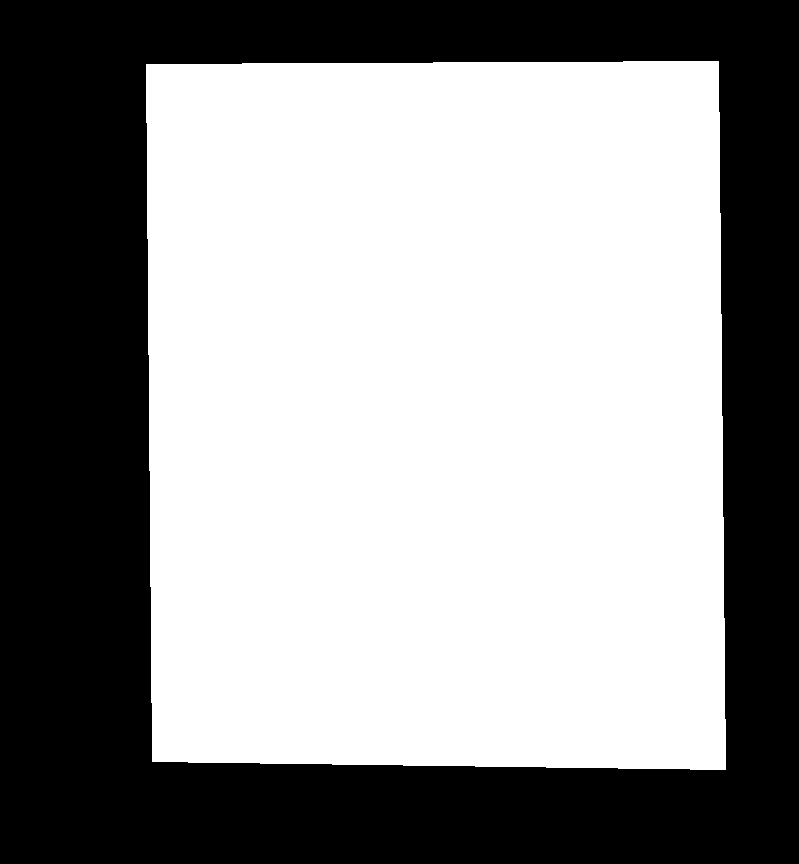
#> input picture results/background_masks/masks/00020.png, 799 x 864 px
$ python plot_wall_model.py
#> lines starting #> are read from the running program, lines starting #| are printed output that depends on the picture; after the words box and inside, x2 and y2 are one past the last pixel; in counts of white or black regions, pixels touching at a corner belong together
### src/evaluate_background.py
import argparse
import csv
import inspect
import json
import pickle
import re
from pathlib import Path

import cv2
import numpy as np
from tqdm import tqdm

from remove_background import foreground_mask
from painting_detection import Painting, detect_paintings, resolve_detection_config


# [25 lines left out: function evaluate_mask, not called in this run]


def load_image(path):
    # Supports paths containing non-ASCII characters.
    image = cv2.imdecode(
        np.fromfile(str(path), dtype=np.uint8),
        cv2.IMREAD_COLOR,
    )
#> image is the input picture: shape (864, 799, 3); 58.4% white; 1 black region, box (x1, y1, x2, y2) and area: (0, 0, 799, 864) 286896
    if image is None:
        raise ValueError(f"Could not read image: {path}")
    return image


# [322 lines left out: functions resolve_evaluation_config, load_instance_annotations, polygon_masks, instance_diagnostics, _legacy_instances, _write_png and 3 more, not called in this run]


# [2 lines that do not run on import are left out]

### src/visualizations/plot_wall_model.py
"""Wall colour model of the background removal on one QSD2 query: the sampled border pixels'
a and b against lightness L, with the robust quadratic fit used by
remove_background._distribution_model (method="color_distribution").

Run: python src/visualizations/plot_wall_model.py
"""
import argparse
import sys
from pathlib import Path

import cv2
import matplotlib.pyplot as plt
import numpy as np

SRC = Path(__file__).resolve().parent.parent
sys.path.insert(0, str(SRC))  # project modules (descriptors, retrieval, ...) live in src/

from evaluate_background import load_image
from retrieval import DATA_DIR

ROOT = SRC.parent
BLUE, ORANGE, MUTED, GRID = "#2a78d6", "#eb6834", "#6b6a66", "#e5e4e0"
# Defaults of foreground_mask(method="color_distribution").
BORDER_RATIO, SAMPLE_STEP = 0.04, 4


def fit_wall(image):
    """Sampled border Lab pixels and the robust fit of (a, b) as a quadratic in L."""
    lab = cv2.cvtColor(image, cv2.COLOR_BGR2LAB).astype(np.float32)
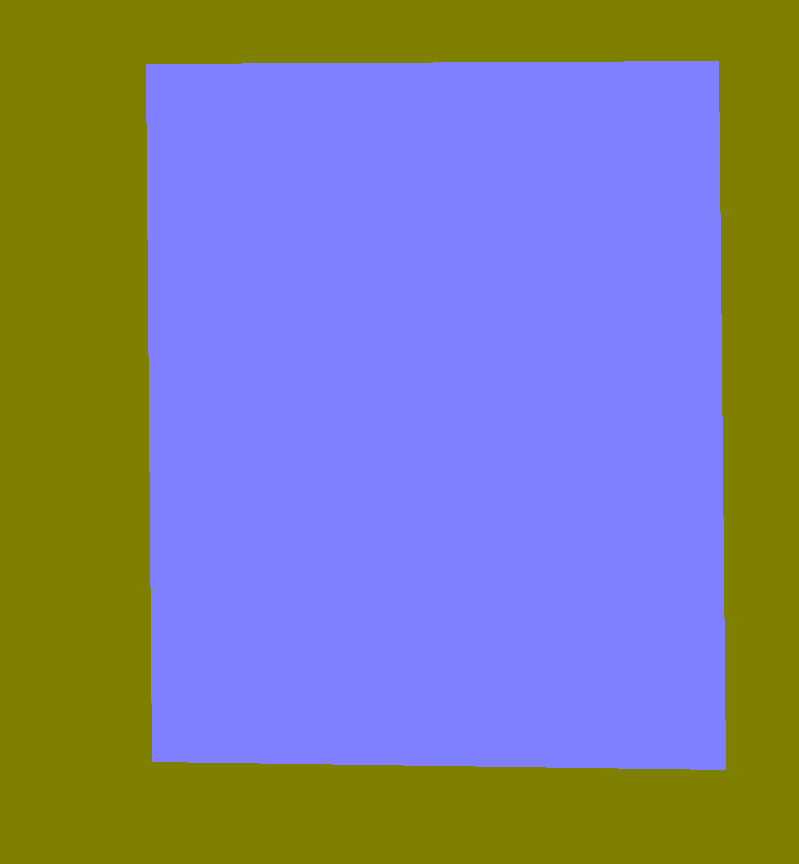
#> lab: shape (864, 799, 3) float32; mean B, G, R 149.5, 128, 128
    h, w = lab.shape[:2]
#> h = 864; w = 799
    bh, bw = max(2, int(h * BORDER_RATIO)), max(2, int(w * BORDER_RATIO))
#> bh = 34; bw = 31
    border = np.zeros((h, w), bool)
    border[:bh], border[-bh:], border[:, :bw], border[:, -bw:] = True, True, True, True
    sampled = np.zeros((h, w), bool)
    sampled[::SAMPLE_STEP, ::SAMPLE_STEP] = True
    colors = lab.reshape(-1, 3)[np.flatnonzero(sampled & border)]
    lightness = colors[:, 0] / 255.0
#> lightness = 6584 values from 0 to 0
    design = np.column_stack([np.ones_like(lightness), lightness, lightness ** 2])
    target, weights = colors[:, 1:], np.ones(len(colors))
#> target = 6584 pairs, first value 128 to 128, second value 128 to 128; weights = 6584 values from 1 to 1
    for _ in range(8):
        sw = np.sqrt(weights)[:, None]
        coef = np.linalg.lstsq(design * sw, target * sw, rcond=None)[0]
        res = np.linalg.norm(target - design @ coef, axis=1)
        med = np.median(res)
        scale = max(0.5, 1.4826 * np.median(np.abs(res - med)))
        weights = np.minimum(1.0, 1.5 * scale / np.maximum(res, 1e-6))
    center = np.median(target - design @ coef, axis=0)
#> center = [-1.93e-12, -1.93e-12]
    return colors, coef, center


def main():
    ap = argparse.ArgumentParser(description=__doc__, formatter_class=argparse.RawDescriptionHelpFormatter)
    ap.add_argument("--image", type=Path, default=DATA_DIR / "qsd2_w2" / "00020.jpg")
    ap.add_argument("--output", type=Path, default=ROOT / "plots" / "wall_model.png")
    args = ap.parse_args()
    colors, coef, center = fit_wall(load_image(args.image))
#> coef = [[128, 128], [0, 0], [0, 0]]; center = [-1.93e-12, -1.93e-12]
    L = colors[:, 0] / 255.0
#> L = 6584 values from 0 to 0
    grid = np.linspace(L.min(), L.max(), 100)
#> grid = 100 values from 0 to 0

    fig, ax = plt.subplots(figsize=(3.9, 2.6))
    for k, (name, color) in enumerate((("a (green–red)", BLUE), ("b (blue–yellow)", ORANGE))):
        ax.scatter(colors[:, 0], colors[:, k + 1], s=3, color=color, alpha=0.25, lw=0)
        fit = coef[0, k] + grid * coef[1, k] + grid ** 2 * coef[2, k] + center[k]
        ax.plot(grid * 255, fit, color=color, lw=2, label=f"wall {name}")
    ax.set_xlabel("border pixel lightness L", color=MUTED, fontsize=10)
    ax.set_ylabel("chroma (OpenCV Lab)", color=MUTED, fontsize=10)
    lo, hi = np.percentile(colors[:, 1:], [1, 99])
#> lo = 128; hi = 128
    ax.set_ylim(lo - 6, hi + 10)
    ax.legend(frameon=False, loc="upper left", ncol=2, fontsize=8, handlelength=1.2, columnspacing=1)
    ax.grid(axis="y", color=GRID, lw=0.8)
    ax.set_axisbelow(True)
    ax.spines[["top", "right"]].set_visible(False)
    ax.tick_params(colors=MUTED, labelsize=8)
    fig.tight_layout()
    args.output.parent.mkdir(parents=True, exist_ok=True)
    fig.savefig(args.output, dpi=200)
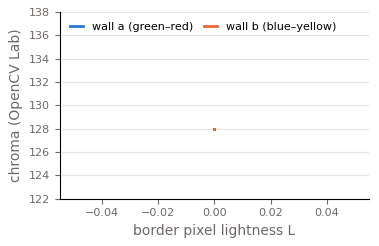
#> figure drawn by matplotlib, 1 panel
    print(f"Saved {args.output}")


if __name__ == "__main__":
    main()

$ run again, with results/background_masks/masks/00000.png copied over results/background_masks/masks/00020.png
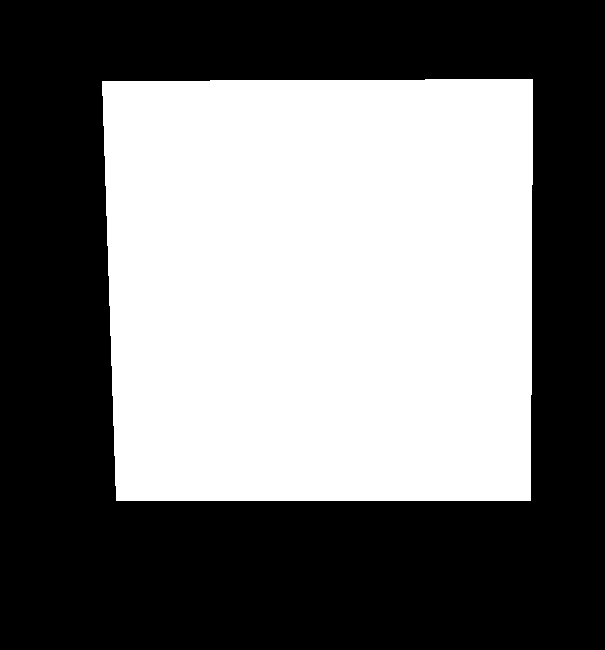
#> input picture results/background_masks/masks/00000.png, 605 x 650 px
#> in load_image, image is the input picture: shape (650, 605, 3); 45.3% white; 1 white region, box (x1, y1, x2, y2) and area: (102, 79, 533, 501) 178089
#> in fit_wall, `lab = cv2.cvtColor(image, cv2.COLOR_BGR2LAB).astype(np.float32)`:
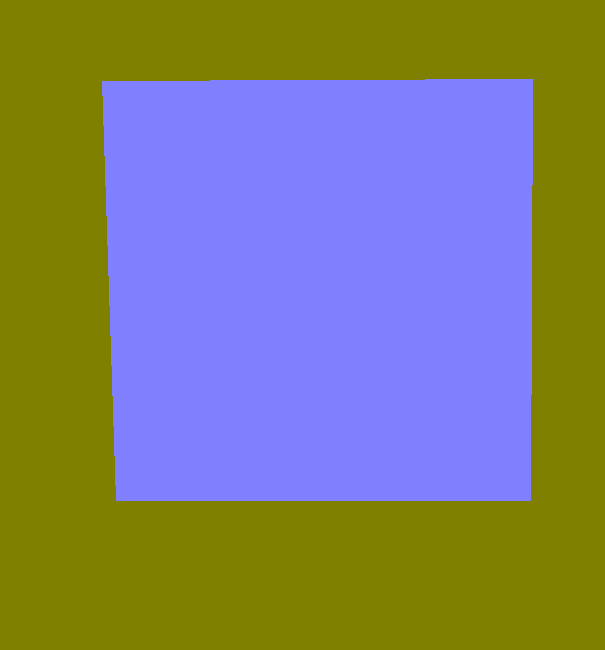
#> lab: shape (650, 605, 3) float32; mean B, G, R 115.8, 128, 128
#> lightness = 3916 values from 0 to 0
#> target = 3916 pairs, first value 128 to 128, second value 128 to 128; weights = 3916 values from 1 to 1
#> in fit_wall, `center = np.median(target - design @ coef, axis=0)`: center = [3.04e-12, 3.04e-12]
#> in main, `colors, coef, center = fit_wall(load_image(args.image))`: coef = [[128, 128], [0, 0], [0, 0]]; center = [3.04e-12, 3.04e-12]
#> L = 3916 values from 0 to 0
#> lo = 128

$ run again, with results/background_masks/masks/00001.png copied over results/background_masks/masks/00020.png
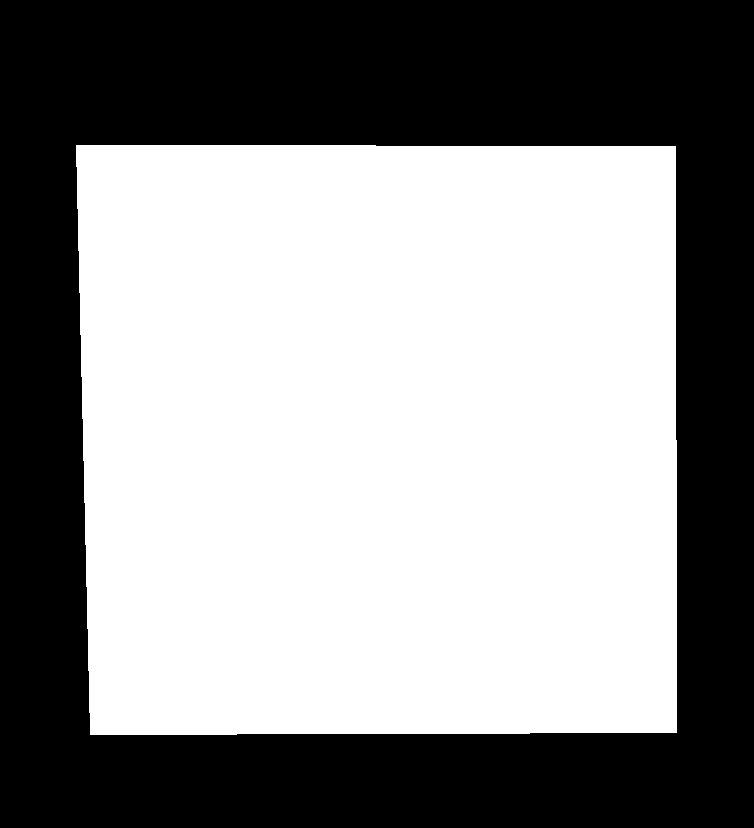
#> input picture results/background_masks/masks/00001.png, 754 x 828 px
#> in load_image, image is the input picture: shape (828, 754, 3); 55.9% white; 1 black region, box (x1, y1, x2, y2) and area: (0, 0, 754, 828) 275034
#> in fit_wall, `lab = cv2.cvtColor(image, cv2.COLOR_BGR2LAB).astype(np.float32)`:
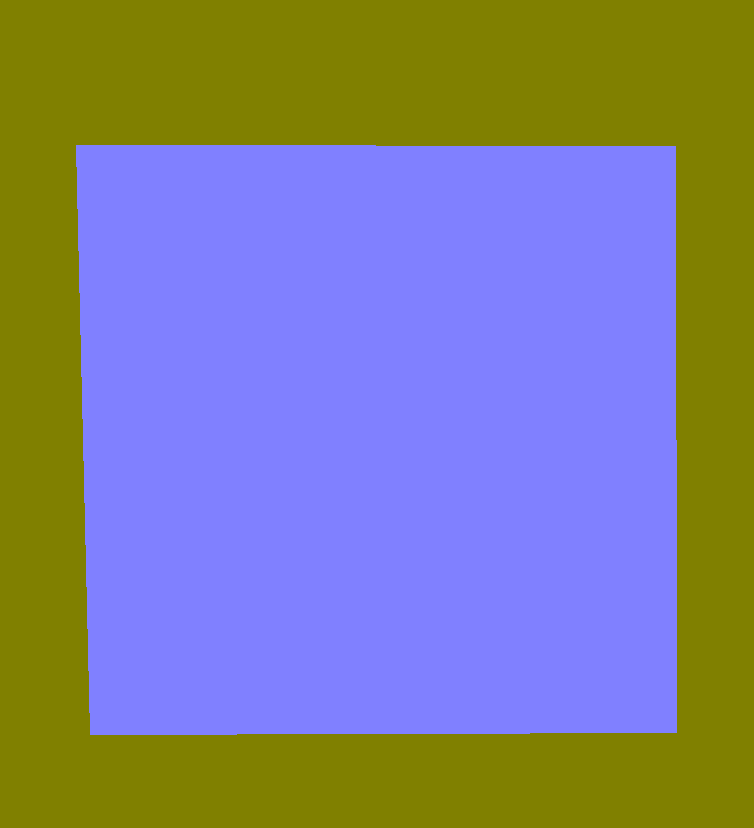
#> lab: shape (828, 754, 3) float32; mean B, G, R 143.1, 128, 128
#> lightness = 6253 values from 0 to 0
#> target = 6253 pairs, first value 128 to 128, second value 128 to 128; weights = 6253 values from 1 to 1
#> in fit_wall, `center = np.median(target - design @ coef, axis=0)`: center = [1.61e-12, 1.61e-12]
#> in main, `colors, coef, center = fit_wall(load_image(args.image))`: coef = [[128, 128], [0, 0], [0, 0]]; center = [1.61e-12, 1.61e-12]
#> L = 6253 values from 0 to 0
#> lo = 128
